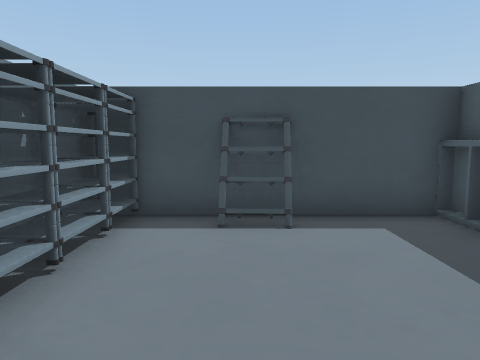
view 1 (above)

24 first-person views from a walk through a Unity game level. The camera is 1.2 m above the floor, tilts 6° down and sees 70° across. The floor is counted in squares, 1 m on a side. Each view is taken from the middle of a square. On the plan, view 1 faces up. The plan holds only what a view shows up to about 14 squares ahead; the rest is blank. The place goes on beyond the plan. The player character is not drawn. Some surface patterns are stand-ins.

view 2
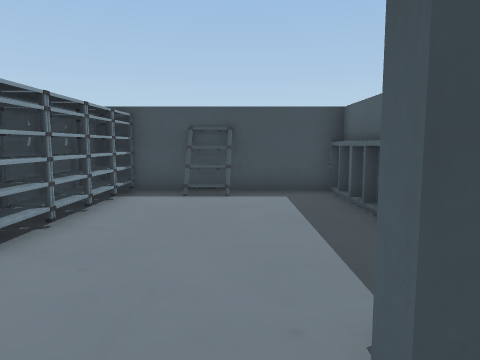

view 3
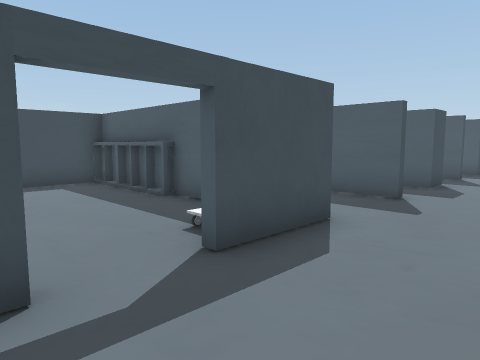

view 4
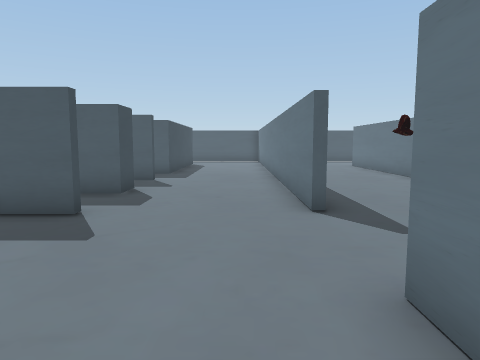

view 5
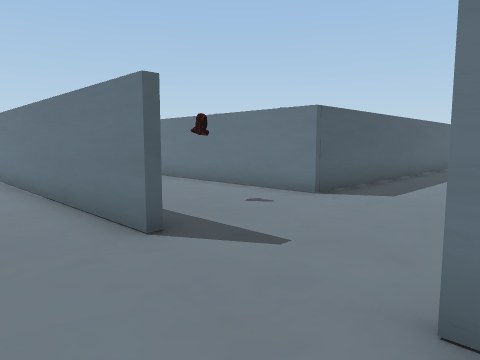

view 6
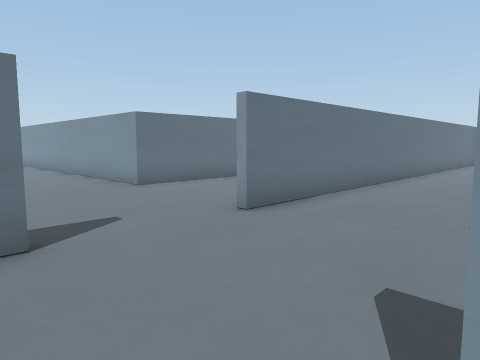

view 7
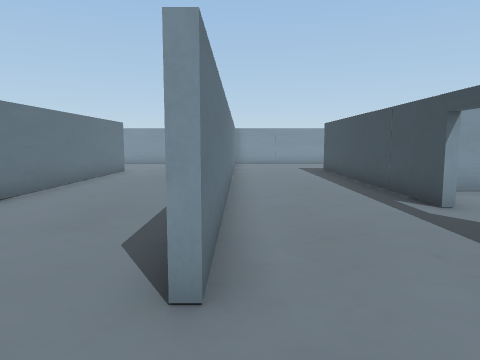

view 8
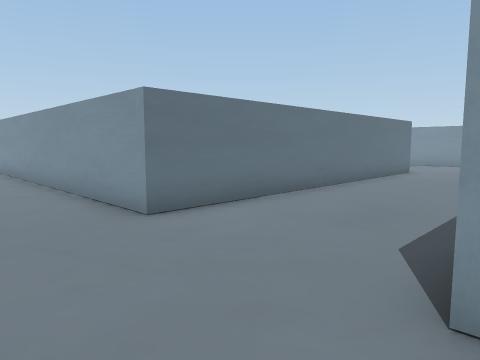

view 9
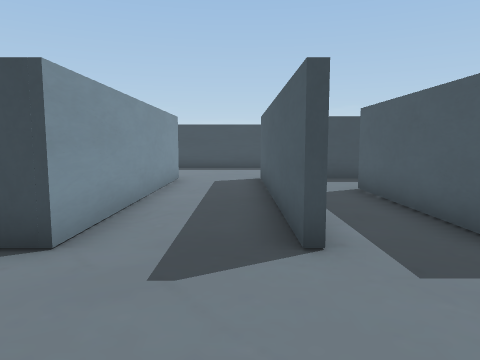

view 10
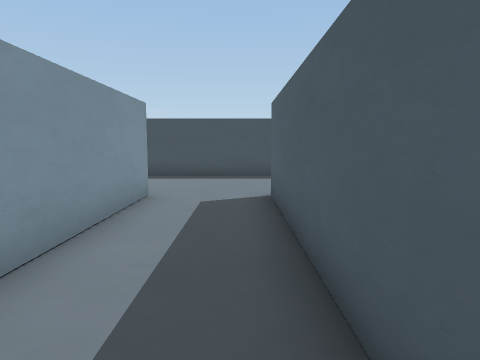

view 11
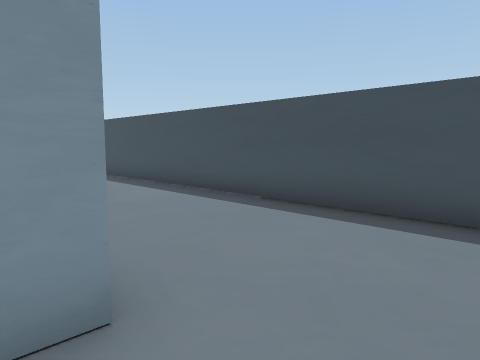

view 12
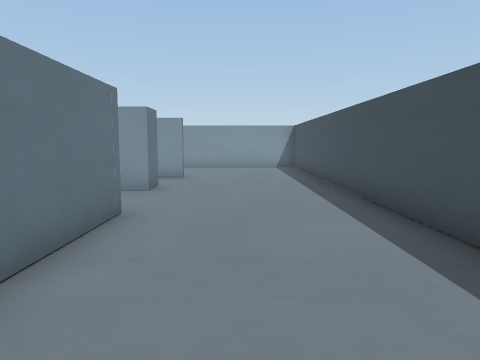

view 13
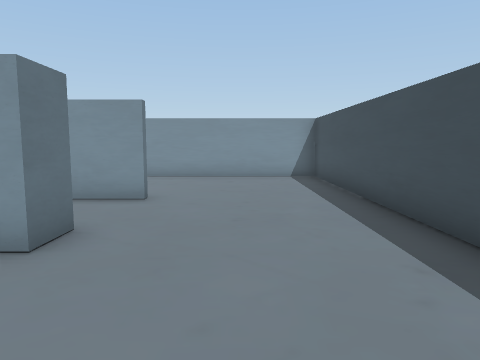

view 14
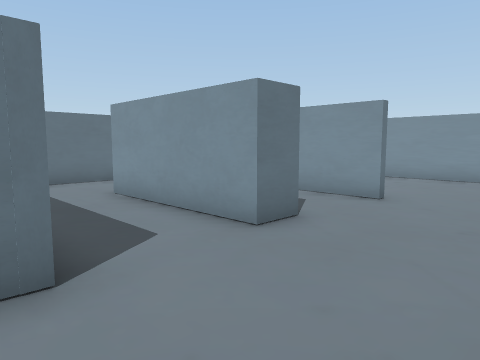

view 15
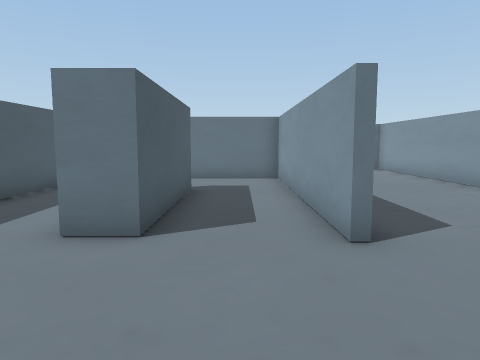

view 16
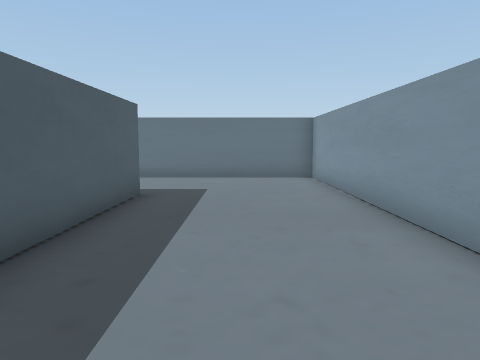

view 17
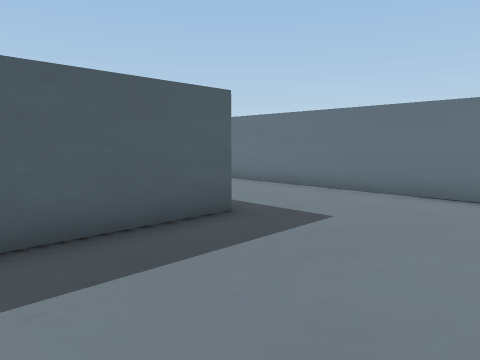

view 18
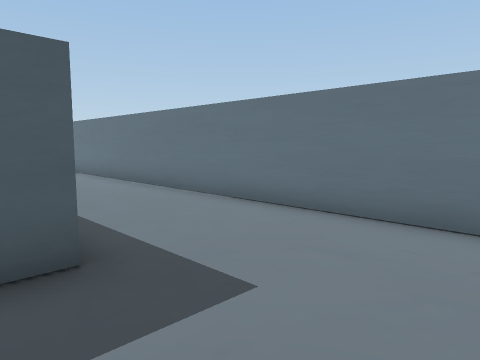

view 19
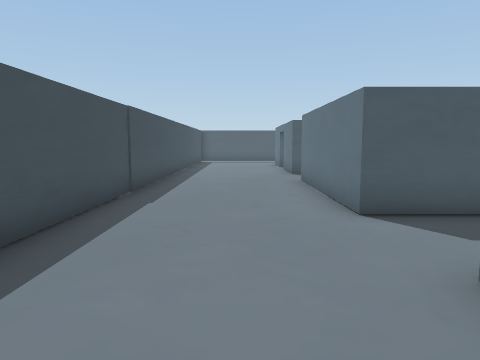

view 20
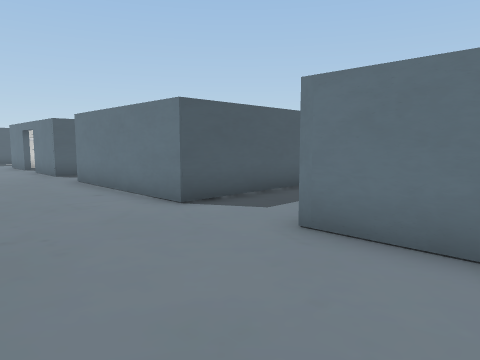

view 21
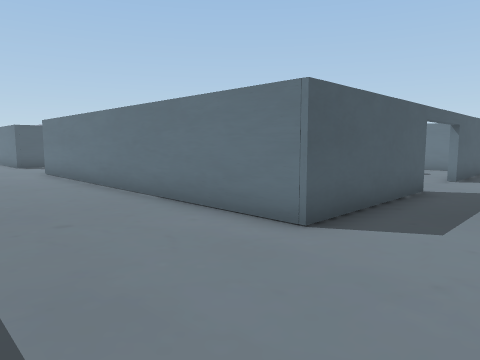

view 22
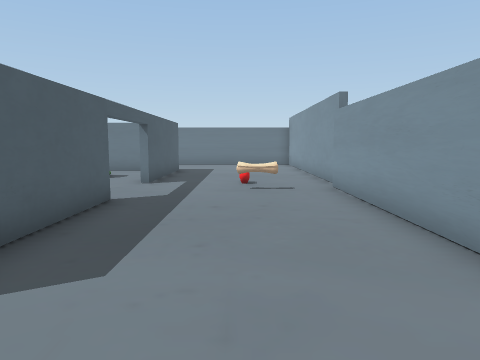

view 23
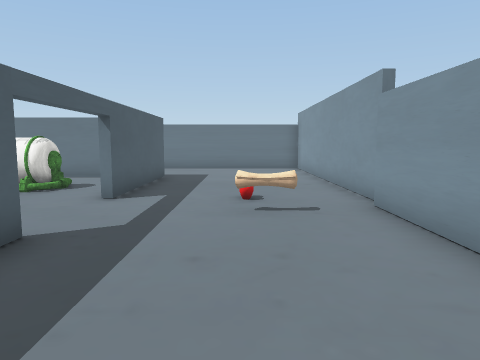

view 24
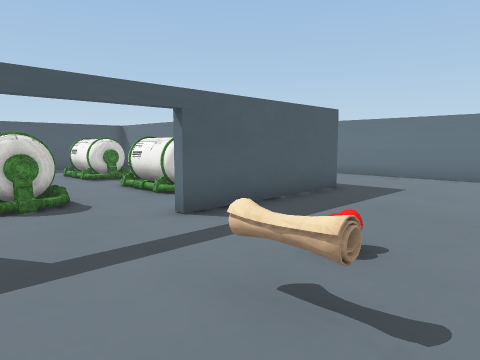

### Floor plan
Points are (right, up) in squares from view 1. A wall is a line through its corners. A room is listed if a view was taken in it or the views show most of it. See-through windows are left out.
Room 1 (view 1)
walls: (-2.6, 0.1) (-2.6, -0.6); (3.6, 0.8) (3.6, 5.7) (-2.6, 5.7) (-2.6, 2.2)
ways out: opening at (0.5, -2) to room 2
objects: other object (-2, 1); other object (-2, 2); other object (-2, 3) to (-2, 4); other object (-2, 5); other object (0, 5) to (0, 6); other object (3, -1) to (4, -1); other object (3, 2) to (3, 3); other object (3, 4) to (3, 5)
Room 2 (views 2, 3, 4, 5, 6, 7, 8, 9, 10, 11, 12, 13, 14, 15, 16, 17, 18, 19, 20, 21, 22, 23, 24)
walls: (-0.4, -2.2) (-8, -2.2); (7, -6.3) (13.5, -6.3); (-2.9, 0.4) (-2.9, 2.8); (-9.6, -2.2) (-9.6, 2.6); (-9.2, -16.4) (-9.2, -11.1) (3.1, -11.1) (3.1, -22.6); (-6.7, 0.9) (-6.7, 5.7) (-5.7, 5.7) (-5.7, 0.9); (6.7, -2.2) (6.7, 5.9) (12.4, 5.9); (-14.6, -12.6) (-14.6, -18.6); (10.2, -2.2) (9.2, -2.2) (9.2, 3.1); (7.5, -19.5) (7.5, -11.1) (13.5, -11.1); (-2.9, 5.9) (-0.4, 5.9); (1.6, 5.9) (3.9, 5.9) (3.9, -2.2) (1.4, -2.2); (12.1, -2.2) (12.1, -1.5); (-7, -24.3) (-4, -24.3); (-14.8, -19.1) (-14.8, -26); (-9.3, 6) (-9.3, -1.9) (-5, -1.9); (-14.6, 2.4) (-14.6, -6.3) (3.6, -6.3); (-9.2, -24.6) (-9.2, -19.4); (10.1, 5.7) (9, 5.7); (-11.9, -28.8) (-6.9, -28.8); (13.5, 10.8) (-14.6, 10.8) (-14.6, 3.9)
ways out: opening at (0.5, -2) to room 1; gap at (-15, -19)
objects: other object (-13, -18) to (-12, -18); other object (-12, -19); other object (-7, -22) to (-5, -21); other object (-7, -18) to (-6, -17); other object (-3, -22) to (-1, -21); other object (9, -9)

Where each view was taken, in squares from view 1:
view 1: 0 up, 0 right, facing up
view 2: 3 down, 1 right, facing up
view 3: 5 down, 1 left, facing up-right
view 4: 5 down, 1 right, facing right
view 5: 4 down, 3 right, facing down-right
view 6: 2 down, 8 right, facing down-left
view 7: 6 down, 6 right, facing left
view 8: 6 down, 6 right, facing down-left
view 9: 6 down, 6 right, facing up
view 10: 2 down, 6 right, facing up
view 11: 5 up, 6 right, facing up-left
view 12: 8 up, 3 right, facing left
view 13: 8 up, 2 left, facing left
view 14: 9 up, 2 left, facing down-left
view 15: 10 up, 8 left, facing down
view 16: 6 up, 12 left, facing down
view 17: 2 up, 14 left, facing down-right
view 18: 1 down, 13 left, facing down-right
view 19: 8 up, 1 right, facing right
view 20: 10 up, 1 right, facing down-right
view 21: 7 down, 12 left, facing down-right
view 22: 9 down, 12 left, facing down
view 23: 12 down, 12 left, facing down
view 24: 16 down, 14 left, facing down-right
